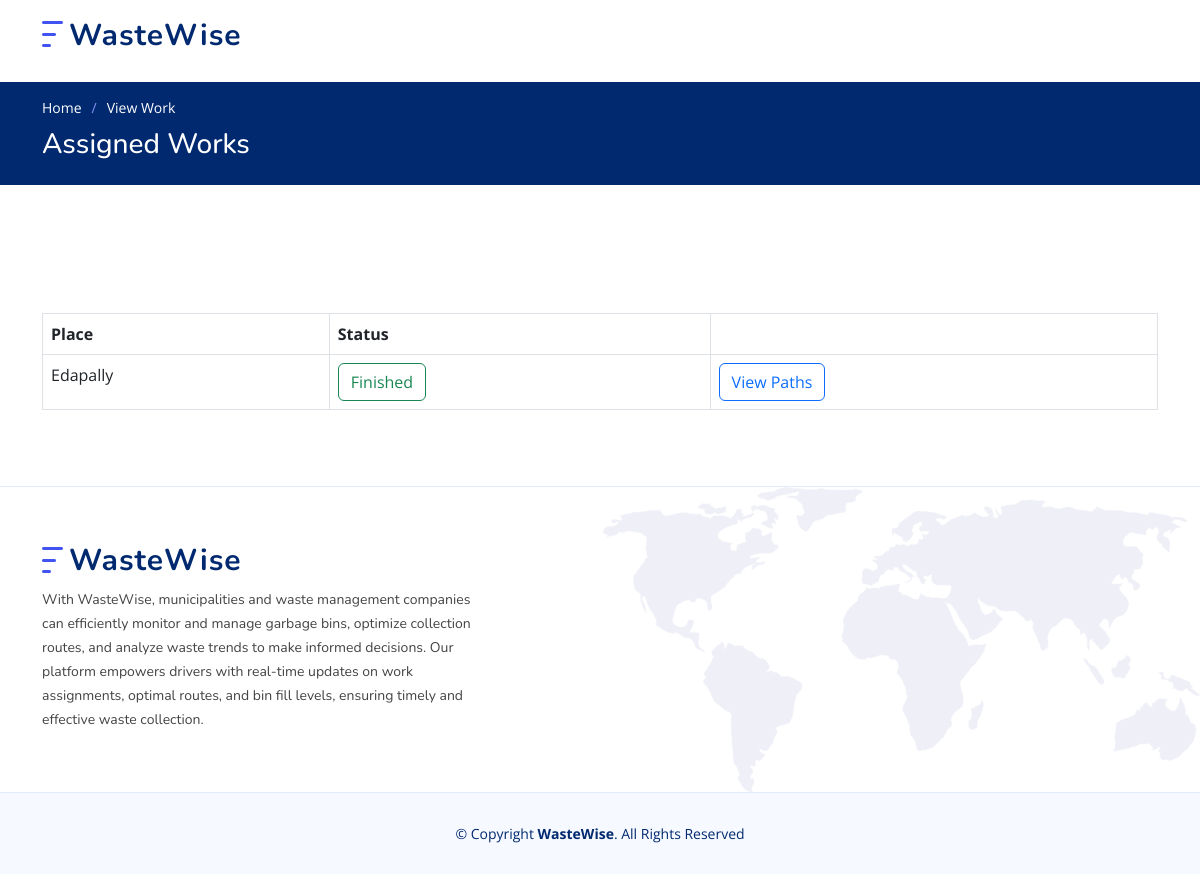
The app's page /view_works/ (signed in), older data.
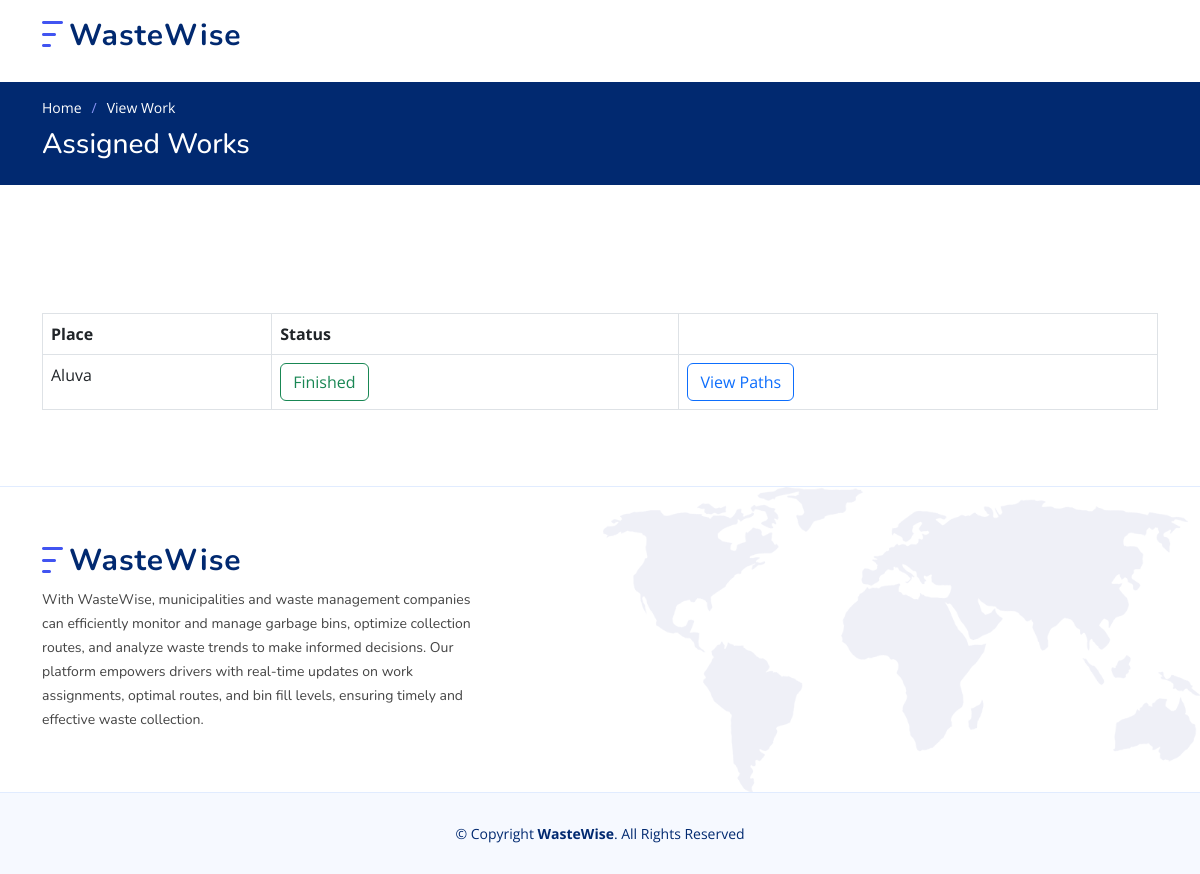
The same page, newer data.
### w_app/models.py (models this page shows)
class GarbageB(models.Model):
    S_id=models.IntegerField(primary_key=True)
    g_id=models.CharField(max_length=255)
    g_lat=models.CharField(max_length=255)
    g_lng=models.CharField(max_length=255)
    g_fill=models.CharField(max_length=255,default="-")
    g_status=models.CharField(max_length=255,default="-")
    g_place=models.CharField(max_length=255)
    g_drv=models.CharField(max_length=255,default="-")

### w_app/views.py (the view)
# urls.py: path('view_works/', view_works, name="view_works"),
@never_cache
def view_works(request):
	if 'uid' in request.session:
		name=request.session['uname']
		pl=[]
		obj=GarbageB.objects.filter(g_drv=name)
		for i in obj:
			pl.append(i.g_place)
		unique_list = list(set(pl))
		return render(request, 'view_works.html',{'place':unique_list})
	else:
		return render(request, 'sign_in.html')

### w_app/templates/view_works.html (shortened to what this page needs)
{% load static %}
<!DOCTYPE html>
<html lang="en">
<head>
  <link href="{% static 'assets/vendor/aos/aos.css' %}" rel="stylesheet">
  <link href="{% static 'assets/vendor/bootstrap/css/bootstrap.min.css' %}" rel="stylesheet">
  <link href="{% static 'assets/vendor/bootstrap-icons/bootstrap-icons.css' %}" rel="stylesheet">
  <link href="{% static 'assets/vendor/glightbox/css/glightbox.min.css' %}" rel="stylesheet">
  <link href="{% static 'assets/vendor/remixicon/remixicon.css' %}" rel="stylesheet">
  <link href="{% static 'assets/vendor/swiper/swiper-bundle.min.css' %}" rel="stylesheet">
  <link href="{% static 'assets/css/style.css' %}" rel="stylesheet">
</head>
<body>
  <header id="header" class="header fixed-top">
    <div class="container-fluid container-xl d-flex align-items-center justify-content-between">
      <a href="{% url 'show_home_driver' %}" class="logo d-flex align-items-center">
        <img src="{% static 'assets/img/logo.png' %}" alt="">
        <span>WasteWise</span>
      </a>
      <nav id="navbar" class="navbar">
        <i class="bi bi-list mobile-nav-toggle"></i>
      </nav>
    </div>
  </header>
  <main id="main">
    <section class="breadcrumbs">
      <div class="container">
        <ol>
          <li><a href="{% url 'show_home_driver' %}">Home</a></li>
          <li>View Work</li>
        </ol>
        <h2>Assigned Works</h2>
      </div>
    </section>
    <br>
    <br>
    <section class="inner-page">
      <div class="container">
      <div class="row">
        <div class="col-md-12">
          <div class="table-wrapper" style="overflow-x: auto; margin-top: 20px;">
            <table class="table table-bordered  table-hover">
              <thead>
                <tr>
                  <th>Place</th>
                  <th>Status</th>
                  <th></th>
                </tr>
              </thead>
              <tbody>
              {% for pl in place %}
              <tr scope="row">
                <form action="{% url 'work_finished' %}" method="POST">
                  <td>{{ pl }}<input type="text" name="place" value="{{ pl }}" hidden></td>
                  <td><input type="submit" class="btn btn-outline-success" name="edi" id="edi" value="Finished"></td>
                </form>
                <form action="{% url 'work_path' %}" method="POST">
                  <td><input type="submit" class="btn btn-outline-primary" name="del" id="del" value="View Paths"></td>
                </form>
              </tr>
              {% endfor %}
            </tbody>
            </table>
          </div>
        </div>
      </div>
    </div>
    </section>
  </main>
  <footer id="footer" class="footer">
    <div class="footer-top">
      <div class="container">
        <div class="row gy-4">
          <div class="col-lg-5 col-md-12 footer-info">
            <a href="{% url 'show_home_admin' %}" class="logo d-flex align-items-center">
              <img src="{% static 'assets/img/logo.png' %}" alt="">
              <span>WasteWise</span>
            </a>
            <p>
                With WasteWise, municipalities and waste management companies can efficiently monitor and manage garbage bins, optimize collection routes, and analyze waste trends to make informed decisions. Our platform empowers drivers with real-time updates on work assignments, optimal routes, and bin fill levels, ensuring timely and effective waste collection.
            </p>
          </div>
    </div>
      </div>
    </div>
    <div class="container">
      <div class="copyright">
        &copy; Copyright <strong><span>WasteWise</span></strong>. All Rights Reserved
      </div>
    </div>
  </footer>
</body>
</html>

Row changes from the older to the newer data that the page shows:
no longer on this page (row edited): GarbageB: place "Edapally"
now on this page (row edited): GarbageB: place "Aluva"
Text that changed along with them:
new list line: "Finished View Paths"
list line gone: "Finished View Paths"
